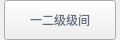
                    <widget class="QWidget" name="fdj_label_4" native="true">
                     <property name="geometry">
                      <rect>
                       <x>940</x>
                       <y>160</y>
                       <width>120</width>
                       <height>40</height>
                      </rect>
                     </property>
                     <property name="minimumSize">
                      <size>
                       <width>0</width>
                       <height>40</height>
                      </size>
                     </property>
                     <property name="maximumSize">
                      <size>
                       <width>16777215</width>
                       <height>40</height>
                      </size>
                     </property>
                     <layout class="QHBoxLayout" name="horizontalLayout_24">
                      <property name="spacing">
                       <number>0</number>
                      </property>
                      <property name="leftMargin">
                       <number>0</number>
                      </property>
                      <property name="topMargin">
                       <number>0</number>
                      </property>
                      <property name="rightMargin">
                       <number>0</number>
                      </property>
                      <property name="bottomMargin">
                       <number>0</number>
                      </property>
                      <item>
                       <widget class="QLabel" name="label_114">
                        <property name="minimumSize">
                         <size>
                          <width>4</width>
                          <height>0</height>
                         </size>
                        </property>
                        <property name="maximumSize">
                         <size>
                          <width>4</width>
                          <height>16777215</height>
                         </size>
                        </property>
                        <property name="text">
                         <string/>
                        </property>
                        <property name="pixmap">
                         <pixmap resource="twoDdisplay.qrc">:/twoDdisplay/rectleft</pixmap>
                        </property>
                       </widget>
                      </item>
                      <item>
                       <widget class="QPushButton" name="yejjjbtn">
                        <property name="minimumSize">
                         <size>
                          <width>0</width>
                          <height>40</height>
                         </size>
                        </property>
                        <property name="maximumSize">
                         <size>
                          <width>16777215</width>
                          <height>40</height>
                         </size>
                        </property>
                        <property name="cursor">
                         <cursorShape>PointingHandCursor</cursorShape>
                        </property>
                        <property name="styleSheet">
                         <string notr="true">border-image:url(:/twoDdisplay/btnbg);
color:rgb(98,109,125);</string>
                        </property>
                        <property name="text">
                         <string>一二级级间</string>
                        </property>
                       </widget>
                      </item>
                      <item>
                       <widget class="QLabel" name="label_115">
                        <property name="minimumSize">
                         <size>
                          <width>4</width>
                          <height>0</height>
                         </size>
                        </property>
                        <property name="maximumSize">
                         <size>
                          <width>4</width>
                          <height>16777215</height>
                         </size>
                        </property>
                        <property name="text">
                         <string/>
                        </property>
                        <property name="pixmap">
                         <pixmap resource="twoDdisplay.qrc">:/twoDdisplay/rectright</pixmap>
                        </property>
                       </widget>
                      </item>
                     </layout>
                    </widget>
